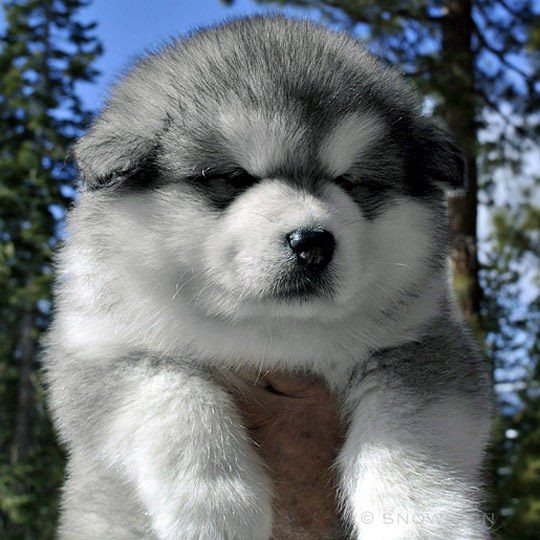
#> input picture misc/img/puppy.jpg, 540 x 540 px
$ python ThumbnailGenerator.py img/puppy.jpg   (older library calls are emulated)
#> lines starting #> are read from the running program, lines starting #| are printed output that depends on the picture
import os, sys
from PIL import Image

# size of thumbnail
size = (128, 128)

# param can be more than 1 image path
for infile in sys.argv[1:]:

    # does a reverse search for '.' and returns the left & right of '.'
    # https://docs.python.org/2/library/os.path.html#os.path.splitext
    # os.path.splitext(infile)[0] == outfile path w/o extension
    outfile, ext = os.path.splitext(infile)

    if infile != outfile:
        try:
            img = Image.open(infile)
#> img is the input picture: PIL image 540x540 RGB; mean R, G, B 106.5, 112.4, 115.8
            img.thumbnail(size, Image.ANTIALIAS)
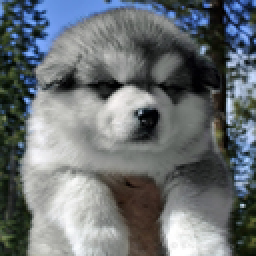
#> img: PIL image 128x128 RGB (shown 2 times larger); mean R, G, B 106.6, 112.6, 115.9

            # takes the original filename extension
            # i.e. ext[1:] removes "." from e.g. ".jpeg"
            # supported formats: https://pillow.readthedocs.io/en/5.1.x/handbook/image-file-formats.html#id3
            if ext[1:] != 'jpg':
                img.save(outfile + "_thumbnail." + ext[1:] , ext[1:])
            else:
                img.save(outfile + "_thumbnail.jpeg", 'jpeg')

        except IOError as e:
            print ("ERROR: Unable to create thumbnail !")
            print ("ERROR:", e)
